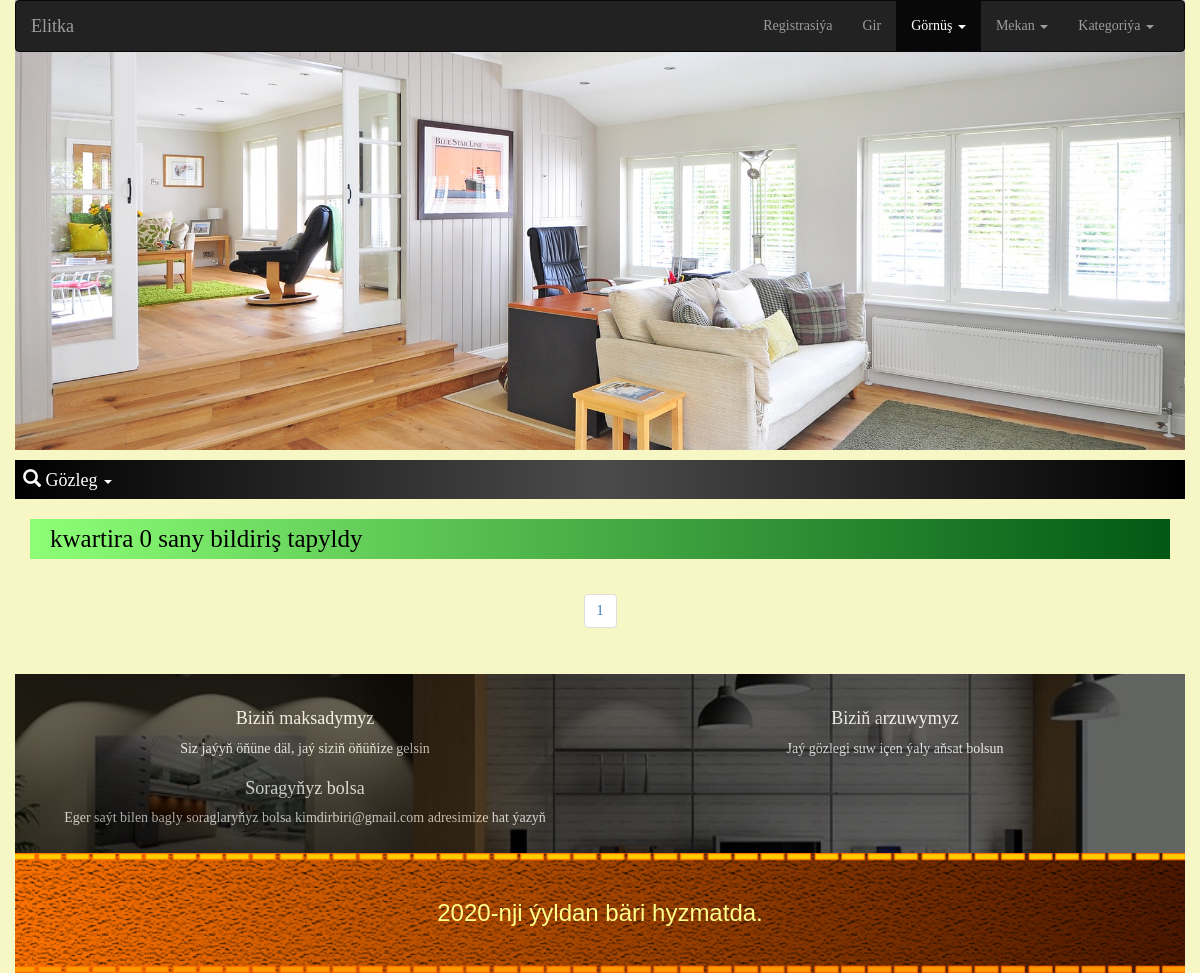
Page /kind/apartment on the committed database.
### items/models.py (models this page shows, shortened)
class Footer(models.Model):
    title = models.CharField(max_length=100)
    text = models.CharField(max_length=255)
    class Meta:
        verbose_name = "footer"
        verbose_name_plural = "footers"

### items/views.py (the view)
# urls.py: path('kind/<kind>', views.filter_kindview, name="kind_filter_url"),
def filter_kindview(request, kind):
    footer_list = Footer.objects.all()
    chosen_kind = kind
    if request.user.is_authenticated:
        item_list = Item.objects.filter(kind=chosen_kind).annotate(has_like = Count('like', filter=Q(like__user_id=request.user.id)))
    else:
        item_list = Item.objects.filter(kind=chosen_kind)
    amount = item_list.count()
    locations = Location.objects.all()
    image_list = Image.objects.filter(item__in=list(item_list)).filter(is_main=True)
    paginator = Paginator(item_list, 16)
    if 'page' in request.GET:
        page_num = request.GET['page']
    else:
        page_num = 1
    page = paginator.get_page(page_num)
    context={
        'amount':amount,
        'page_num':page_num,
        'page':page,
        'item_list':page.object_list,
        'locations':locations,
        'chosen_kind':chosen_kind,
        'image_list':image_list,
        'footer_list':footer_list,
    }
    return render(request, 'kind_filter.html', context)

### items/templates/kind_filter.html (shortened to what this page needs)
{% extends 'index.html' %}
{% block header %}
<section class="header_part">
    <div class="header_wrapper">
        <nav class="navbar navbar-inverse">
            <div class="container-fluid">
                <div class="navbar-header">
                    <a class="navbar-brand" href="{% url 'items:home_url' %}">Elitka</a>
                </div>
                <div class="collapse navbar-collapse" id="mymenu">
                    <ul class="nav navbar-nav navbar-right">
                        {% if user.is_authenticated %}
                        <li>
                            <a href="{% url 'accounts:profile' %}">
                                Profil
                            </a>
                        </li>
                        <li><a href="{% url 'accounts:logout' %}">Çyk</a></li>
                        {% else %}
                        <li><a href="{% url 'accounts:register_url' %}">Registrasiýa </a></li>
                        <li><a href="{% url 'accounts:login_url' %}">Gir </a></li>
                        {% endif %}
                        <li class="dropdown active">
                            <a class="dropdown-toggle" data-toggle="dropdown" role="button" aria-haspopup="true"
                                aria-expanded="false" href="#">
                                Görnüş
                                <span class="caret"></span>
                            </a>
                        </li>
                        <li class="dropdown">
                            <a class="dropdown-toggle" data-toggle="dropdown" role="button" aria-haspopup="true"
                                aria-expanded="false" href="#">Mekan
                                <span class="caret"></span>
                            </a>
                        </li>
                        <li class="dropdown">
                            <a class="dropdown-toggle" data-toggle="dropdown" role="button" aria-haspopup="true"
                                aria-expanded="false" href="#">Kategoriýa
                                <span class="caret"></span>
                            </a>
                        </li>
                    </ul>
                </div>
            </div>
        </nav>
    </div>
    {% include 'search.html' %}
</section>
{% endblock header %}
{% block content %}
<section class="content_part">
    <div class="container-fluid">
        <div class="block_header">
            <h4 class="block_header_title">
                {% if chosen_kind == 'apartment' %}
                kwartira
                {% elif chosen_kind == 'house' %}
                jaý
                {% elif chosen_kind == 'penthouse' %}
                daça
                {% elif chosen_kind == 'condo' %}
                mellek
                {% elif chosen_kind == 'studio' %}
                magazin
                {% endif %}
                {{amount}} sany bildiriş tapyldy</h4>
        </div>
        <div class="block_pagination">
            <nav aria-label="Page navigation">
                <ul class="pagination">
                    <li><a href="#">{{page.number}}</a></li>
                </ul>
            </nav>
        </div>
    </div>
</section>
{% endblock content %}

### items/templates/footer.html
<section class="footer_part" id="footer_part">
    <div class="footer_wrapper">
        <div class="inner_footer_wrapper">
            <div class="row">
                {% for footer in footer_list %}
                    <div class="col-lg-6 col-md-6 col-sm-6 col-xs-12" style="text-align: center;">
                        <h4>{{footer.title}}</h4>
                        <p style="text-align: center;">
                            {{footer.text}}
                        </p>
                    </div>
                {% endfor %}
            </div>
        </div>
        <div class="copyright">
            <div class="copyright_inner">
                2020-nji ýyldan bäri hyzmatda.
            </div>
        </div>
    </div>
</section>

### static/css/style.css (style rules this page uses)
body { font-family: Cambria, Cochin, Georgia, Times, 'Times New Roman', serif; min-width: 400px; background: #f7f7c5; }
.header_wrapper { min-height: 450px; background-image: url(../images/header_img.jpg); background-position: center; background-repeat: no-repeat; background-size: cover; }
.navbar { opacity: 1; z-index: 2; }
.block_header { display: block; position: relative; width: 100%; height: 40px; background: linear-gradient(90deg, #8cff76, #015814); color: #000000; margin-bottom: 15px; }
.block_header_title { line-height: 40px; margin-left: 20px; font-size: 25px; color: #000000; }
.footer_part { margin-top: 20px; }
.footer_wrapper { background-image: url(../images/footer_img.jpg); background-position: center center; background-repeat: no-repeat; background-size: cover; opacity: 1; }
.inner_footer_wrapper { display: block; position: relative; width: 100%; height: 80%; opacity: .6; background: #000000; color: white; padding:25px 10px 15px 10px; }
.copyright { display: block; position: relative; text-align: center; background: linear-gradient(90deg,#ff7301,#4d1800); opacity: 1; color: #fffd8c; font-size: 24px; font-family:Arial, Helvetica, sans-serif; height: 20%; }
.copyright_inner { line-height: 120px; width: 100%; background-image: url(../images/sample.png); background-position: top; background-repeat: repeat-x; background-size: contain; }
.block_pagination { display: block; position: relative; width: fit-content; margin-right: auto; margin-left: auto; }

### rows in the picture
Footer: title "Biziň maksadymyz", text "Siz jaýyň öňüne däl, jaý siziň öňüňize gelsin"
Footer: title "Biziň arzuwymyz", text "Jaý gözlegi suw içen ýaly aňsat bolsun"
Footer: title "Soragyňyz bolsa", text "Eger saýt bilen bagly soraglaryňyz bolsa kimdirbiri@gmail.com adresimize hat ýazyň"

### other values in the picture
{{ amount }} "0"
{{ page.number }} "1"
